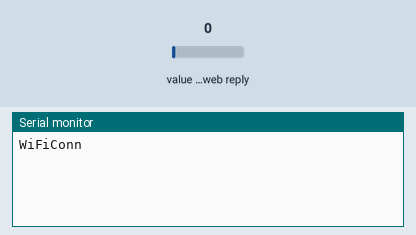
The sketch below on a simulated ESP8266 (NodeMCU). Parts: the last lines printed to the serial monitor. The test bench sets the inputs (shaded band); at power-on: value in the web reply 0. WiFi joins after 1.5 s; servers stay silent unless stated; web services answer with replies made up by the test bench.

Above: at 6.3 s.
6.4 s: value in the web reply set to 2
At 7.5 s:
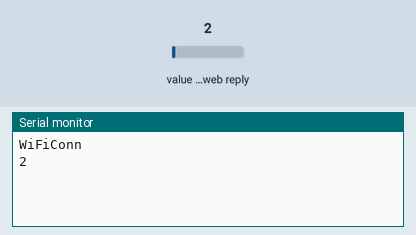
9.2 s: value in the web reply set to 25
At 11.4 s:
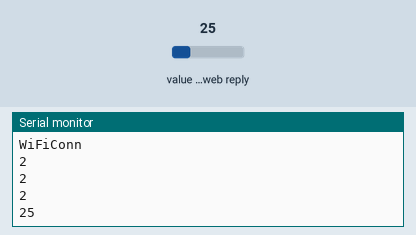

Measured:
- after the input at 6.4 s, the serial monitor: prints a new line at once (image 1)
- after the input at 9.2 s, the serial monitor: prints a new line after 1.1 s (image 2)

The sketch:

ReadFromThingSpeak.ino
```cpp
#include <ESP8266WiFi.h>
#include "ThingSpeak.h"
#include "secrets.h"

unsigned long myChannelNumber = SECRET_CH_ID;
const char * myReadAPIKey =  SECRET_READ_APIKEY;


char ssid[] = SECRET_SSID;   // your network SSID (name)
char pass[] = SECRET_PASS;   // your network password
int keyIndex = 0;            // your network key index number (needed only for WEP)
int status = WL_IDLE_STATUS;     // the WiFi radio's status
WiFiClient  client;

void setup() {
  Serial.begin(9600);
  delay(100);
  ThingSpeak.begin(client);
  while (WiFi.status() != WL_CONNECTED) {
    Serial.print("WiFi");
    // Serial.println(ssid);
    // Connect to WPA/WPA2 network:m
    WiFi.begin(ssid, pass);
    // wait 10 seconds for connection:
    delay(5000);
  }
  Serial.println("Conn");
}

void loop() {

  // Connect or reconnect to WiFi
  if (WiFi.status() != WL_CONNECTED) {
    // Serial.print("Attempting to connect to SSID: ");
    // Serial.println(SECRET_SSID);
    Serial.println("WiFi");
    WiFi.begin(ssid, pass);
    while (WiFi.status() != WL_CONNECTED) {
      // WiFi.begin(ssid, pass); // Connect to WPA/WPA2 network. Change this line if using open or WEP network
      // Serial.print(".");
      delay(50);
    }

    Serial.println("Conn");
  }

  String datest;
  // Wait 1 second to update the channel again
  delay(1000);
  datest = ThingSpeak.readStringField(myChannelNumber,  1, myReadAPIKey);
   // Check the status of the read operation to see if it was successful
  int statusCode = ThingSpeak.getLastReadStatus();
  if(statusCode == 200){
    Serial.println(datest);
  }
  else{
  Serial.println(statusCode);
  }
}
```

secrets.h
```cpp
// Use this file to store all of the private credentials
// and connection details

#define SECRET_SSID "IllusoryDream"		// replace MySSID with your WiFi network name
#define SECRET_PASS "g$7G3613"	// replace MyPassword with your WiFi password

#define SECRET_CH_ID 2269990	          	//MathWorks weather station
#define SECRET_READ_APIKEY "6WX1WAXOGGMQMOC5"	//API Key for Test channel
```
